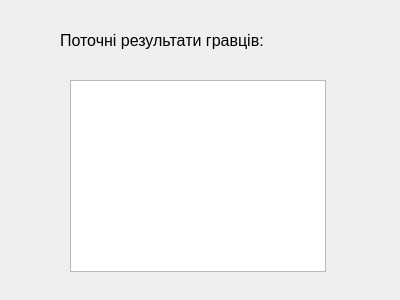
<?xml version="1.0" encoding="UTF-8"?>
<ui version="4.0">
 <class>UserResults</class>
 <widget class="QDialog" name="UserResults">
  <property name="geometry">
   <rect>
    <x>0</x>
    <y>0</y>
    <width>400</width>
    <height>300</height>
   </rect>
  </property>
  <property name="windowTitle">
   <string>Dialog</string>
  </property>
  <widget class="QListWidget" name="listWidgetCurrentResults">
   <property name="geometry">
    <rect>
     <x>70</x>
     <y>80</y>
     <width>256</width>
     <height>192</height>
    </rect>
   </property>
  </widget>
  <widget class="QLabel" name="label">
   <property name="geometry">
    <rect>
     <x>60</x>
     <y>20</y>
     <width>241</width>
     <height>41</height>
    </rect>
   </property>
   <property name="font">
    <font>
     <pointsize>12</pointsize>
    </font>
   </property>
   <property name="text">
    <string>Поточні результати гравців:</string>
   </property>
  </widget>
 </widget>
 <resources/>
 <connections/>
</ui>
